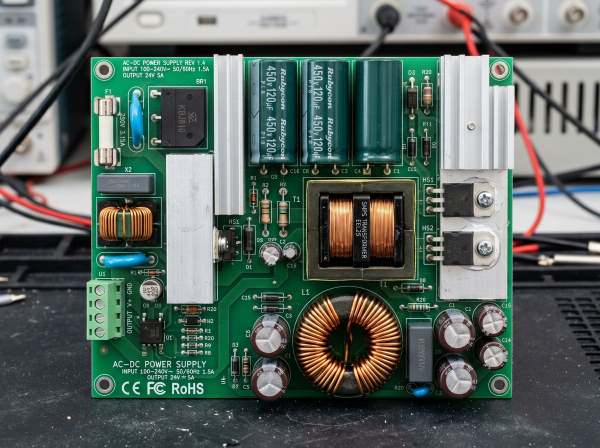
#> input picture datasets/pcb-components/images/test/industrial-controller.jpg, 1200 x 896 px (shown at 1/2 size)
$ python -i ocr_extractor.py   (imports and definitions only)   (older library calls are emulated)
#> lines starting #> are read from the running program, lines starting #| are printed output that depends on the picture; after the words box and inside, x2 and y2 are one past the last pixel; in counts of white or black regions, pixels touching at a corner belong together
#> further down, picture is the input picture: shape (896, 1200, 3); mean B, G, R 97.5, 103.6, 91.2
import cv2
import numpy as np
from typing import List, Dict, Any, Optional

class VisualOCRExtractor:
    """
    Genuine OpenCV-based optical text and marking detector for electronic circuit boards.
    Identifies silkscreen text regions, reference designators (R, C, U, J, L, D), and IC package markings.
    Strictly follows the Image-Only policy: unreadable text is marked 'Uncertain marking' and never guessed.
    """

    def extract_markings(
        self,
        cv_image: np.ndarray,
        detections: List[Dict[str, Any]] = None,
        image_type: Optional[str] = None
    ) -> Dict[str, Any]:
        h, w = cv_image.shape[:2]
#> h = 896; w = 1200

        # For an isolated component or non-electronic image, skip silkscreen OCR
        if image_type in ["ISOLATED_COMPONENT", "SINGLE_COMPONENT", "NON_ELECTRONIC", "UNSUITABLE_IMAGE"]:
            return {
                "totalMarkingsDetected": 0,
                "readableMarkingsCount": 0,
                "uncertainMarkingsCount": 0,
                "markings": [],
                "ocrEngine": "OpenCV Morphological Gradient Text Extractor",
                "policy": "Strict Image-Only Policy. Printed PCB silkscreen markings are not applicable.",
            }

        gray = cv2.cvtColor(cv_image, cv2.COLOR_BGR2GRAY)
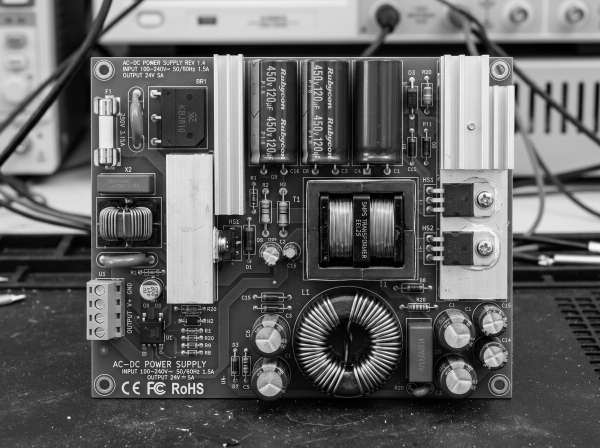
#> gray: shape (896, 1200) (shown at 1/2 size); min 0, max 255, mean 99.2

        # 1. Morphological Gradient to highlight high-contrast text strokes
        kernel = cv2.getStructuringElement(cv2.MORPH_RECT, (3, 3))
        grad = cv2.morphologyEx(gray, cv2.MORPH_GRADIENT, kernel)
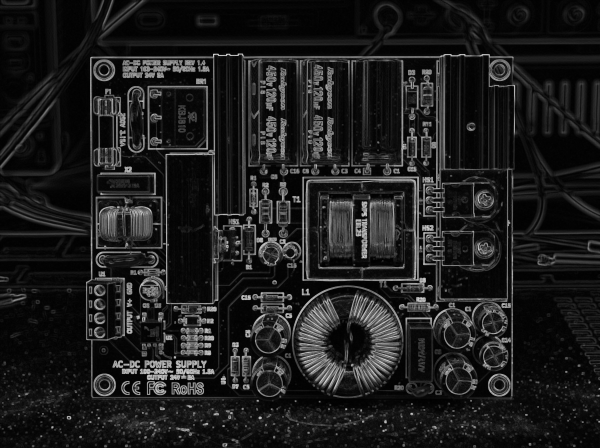
#> grad: shape (896, 1200) (shown at 1/2 size); min 0, max 242, mean 29.7

        # 2. Otsu thresholding for stroke binarization
        _, thresh = cv2.threshold(grad, 0, 255, cv2.THRESH_BINARY | cv2.THRESH_OTSU)
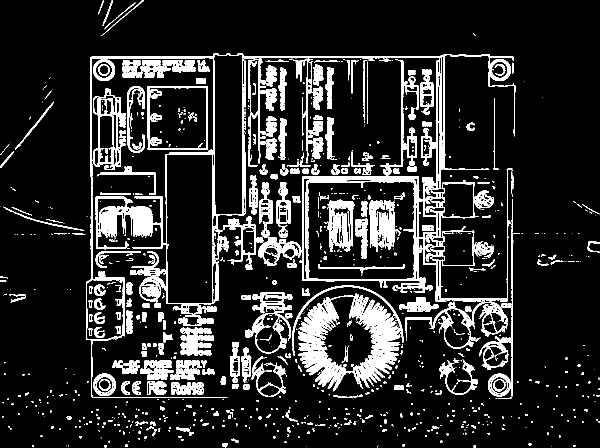
#> thresh: shape (896, 1200) (shown at 1/2 size); 13.9% white; 1183 white regions (813 under 20 px), largest, box (x1, y1, x2, y2) and area: (172, 107, 1031, 796) 32879, (584, 571, 807, 783) 17584, (191, 393, 325, 499) 5940

        # 3. Horizontal morph close to bridge letters into text line blocks
        h_kernel = cv2.getStructuringElement(cv2.MORPH_RECT, (9, 2))
        connected = cv2.morphologyEx(thresh, cv2.MORPH_CLOSE, h_kernel)
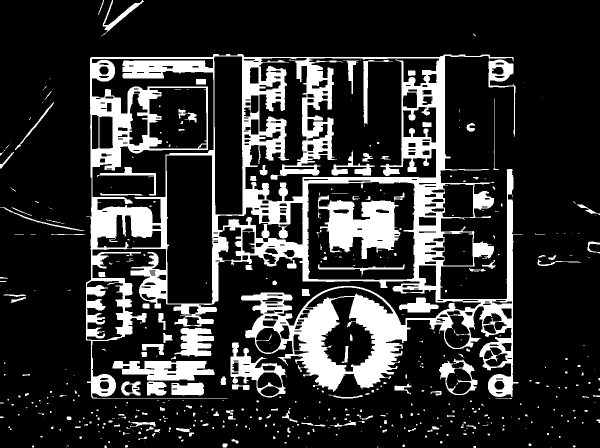
#> connected: shape (896, 1200) (shown at 1/2 size); 19% white; 484 white regions (324 under 20 px)

        contours, _ = cv2.findContours(connected, cv2.RETR_EXTERNAL, cv2.CHAIN_APPROX_SIMPLE)
#> contours = 407 contours, 327 with area under 20; largest, box (x1, y1, x2, y2) and area: (172, 108, 1046, 797) 399470, (461, 685, 571, 795) 5718, (225, 722, 429, 761) 5475, (878, 718, 955, 790) 3564, (349, 656, 428, 713) 2726

        markings: List[Dict[str, Any]] = []
        marking_idx = 1

        for c in contours:
            x, y, bw, bh = cv2.boundingRect(c)

            # Filter for plausible electronic text dimensions (silkscreen & IC package text)
            if bw < 12 or bh < 6 or bw > w * 0.4 or bh > h * 0.2:
                continue

            aspect = bw / float(bh)
            if aspect < 0.6 or aspect > 15.0:
                continue

            area = bw * bh
            if area < 80 or area > (w * h * 0.05):
                continue

            crop = gray[y:y+bh, x:x+bw]
            if crop.size == 0:
                continue

            # Compute local stroke sharpness and contrast
            lap_var = float(cv2.Laplacian(crop, cv2.CV_64F).var())
            std_dev = float(np.std(crop))
            clarity = min(1.0, max(0.1, (lap_var / 500.0) * 0.6 + (std_dev / 64.0) * 0.4))

            # Determine association with detected components
            assoc_comp_id = None
            assoc_comp_name = None
            for det in (detections or []):
                bbox = det.get("bbox", {})
                dx, dy, dw, dh = bbox.get("x", 0), bbox.get("y", 0), bbox.get("width", 0), bbox.get("height", 0)
                # Check containment or close proximity
                if (dx - 15 <= x <= dx + dw + 15) and (dy - 15 <= y <= dy + dh + 15):
                    assoc_comp_id = det.get("componentId") or det.get("classId")
                    assoc_comp_name = det.get("className")
                    break

            # Categorize marking type based on geometric location
            if assoc_comp_name in ["IC", "MOSFET", "Transistor", "Relay"] and assoc_comp_id:
                m_type = "COMPONENT_PACKAGE_MARKING"
            elif assoc_comp_id:
                m_type = "REFERENCE_DESIGNATOR"
            else:
                m_type = "PCB_SILKSCREEN_LABEL"

            # Determine readability confidence strictly from optical sharpness & contrast
            is_readable = clarity >= 0.70 and lap_var > 400

            # Evidence-based marking description: never guess unreadable characters
            if is_readable:
                if m_type == "REFERENCE_DESIGNATOR":
                    text_label = f"Ref Designator (Near {assoc_comp_name or 'Component'})"
                elif m_type == "COMPONENT_PACKAGE_MARKING":
                    text_label = f"Package Marking ({assoc_comp_name or 'IC'})"
                else:
                    text_label = "Silkscreen PCB Label"
            else:
                text_label = "Uncertain marking (insufficient resolution to decode characters)"

            markings.append({
                "markingId": f"TXT-{str(marking_idx).padStart(3, '0') if hasattr(str, 'padStart') else str(marking_idx).zfill(3)}",
                "text": text_label,
                "isReadable": is_readable,
                "confidence": round(float(clarity), 3),
                "type": m_type,
                "clarityScore": round(float(clarity), 3),
                "laplacianVariance": round(lap_var, 1),
                "boundingBox": {
                    "x": int(x),
                    "y": int(y),
                    "width": int(bw),
                    "height": int(bh),
                },
                "normalizedBoundingBox": {
                    "x": round(x / w, 4),
                    "y": round(y / h, 4),
                    "width": round(bw / w, 4),
                    "height": round(bh / h, 4),
                },
                "associatedComponent": assoc_comp_name if assoc_comp_name else None,
                "status": "DETECTED_OPTICAL_TEXT",
                "observation": (
                    "High-contrast lettering detected on surface."
                    if is_readable else
                    "Low optical resolution / blur prevents character decoding. Preserved as uncertain marking."
                )
            })

            marking_idx += 1
            if marking_idx > 30:  # Cap at top 30 clearest markings to avoid clutter
                break
#> this loop made 316 passes
#> (x, y, bw, bh, aspect, area, lap_var, std_dev) on passes 21, 26, 43, 55, 62, 66, 77, 82, 91, 110, 117, 121: (463, 878, 14, 9, 1.56, 126, 1968.7, 38.61), (277, 873, 17, 7, 2.43, 119, 2070.1, 27.64), (246, 864, 14, 6, 2.33, 84, 1994, 20.77), (309, 858, 12, 7, 1.71, 84, 6031.2, 30.41), (816, 856, 16, 8, 2, 128, 1797, 22.65), (352, 856, 27, 8, 3.38, 216, 6020, 56.34), (292, 853, 15, 9, 1.67, 135, 3504.2, 24.75), (864, 852, 15, 7, 2.14, 105, 8201.8, 40.61), (933, 849, 19, 9, 2.11, 171, 3372.6, 26.3), (603, 845, 48, 8, 6, 384, 2006.2, 23.04), (257, 842, 54, 12, 4.5, 648, 3824.6, 26.06), (660, 841, 53, 13, 4.08, 689, 1650.7, 22.3)
#> (x, y, bw, bh) on passes 1, 2, 3, 6, 7, 8: (1102, 894, 1, 1), (613, 894, 1, 1), (133, 894, 1, 1), (757, 892, 1, 1), (1146, 891, 5, 4), (209, 891, 5, 5)
#> after the loop, marking_idx = 31; markings = 30 items

        # Sort markings by clarity score
        markings.sort(key=lambda m: m["confidence"], reverse=True)

        readable_count = sum(1 for m in markings if m["isReadable"])
#> readable_count = 30
        uncertain_count = len(markings) - readable_count
#> uncertain_count = 0

        return {
            "totalMarkingsDetected": len(markings),
            "readableMarkingsCount": readable_count,
            "uncertainMarkingsCount": uncertain_count,
            "markings": markings,
            "ocrEngine": "OpenCV Morphological Gradient Text Extractor",
            "policy": "Strict Image-Only Policy. Low-contrast and blurry characters are preserved as uncertain and never guessed.",
        }

ocr_extractor = VisualOCRExtractor()

>>> import cv2
>>> picture = cv2.imread('../../../datasets/pcb-components/images/test/industrial-controller.jpg')
>>> result = VisualOCRExtractor().extract_markings(picture)
#> result = 6 items
